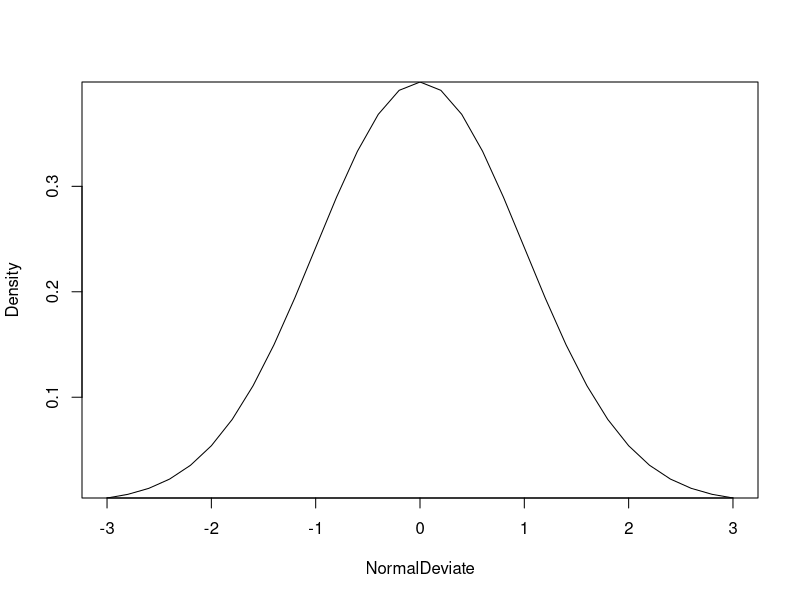

Recreate this plot in R. (Note: this script raises an error after producing the figure.)

## probability function
### density function
x = pretty(c(-3,3), 30)
y = dnorm(x)
plot(x, y, type = "l", xlab = "NormalDeviate", ylab = "Density", yaxs="i")
pnorm(1.96)   # probability distribution function
qnorm(0.9, mean = 500) # quantile function
rnorm(50, mean = 50, sd = 10)  # random sampling

set.seed(123)
runif(5)
set.seed(123)
runif(5)

### sampling multi-variant-normal
library(MASS)
options(digits = 3)
set.seed(1234)
mean = c(230.7, 146.7, 3.6)
sigma = matrix(c(15360.8, 6721.2, -47.1, 
                 6721.2, 4700.9, -16.5,
                 -47.1, -16.5, 0.3), nrow = 3, ncol = 3)
mydata = mvrnorm(500, mean, sigma)
mydata = as.data.frame(mydata)
names(mydata) = c("y", "x1", "x2")
dim(mydata)
head(mydata, n=10)

## char function
### len of chars
x = c("ab", "cde", "fghij")
length(x)
nchar(x[3])
### replace/extract subchar
x = "abcdef"
substr(x, 2, 4)
substr(x, 2, 4) = "33"
### grep some pattern
grep("A", c("b", "A", "c"), fixed = TRUE)
### function in dataframe
a = 5
sqrt(a)
b = c(1.2, 1.3, 1.5)
round(b)
c = matrix(runif(12), nrow = 3)
log(c)
mean(c)  ## mean of all elements in matrix
### mean of row/column
mydata = matrix(rnorm(30), nrow=6)
apply(mydata, 1, mean)
apply(mydata, 2, mean)
apply(mydata, 2, mean, trim=0.2)

## 5.3 solution of example --------------------------------------------
options(digits = 2)

Student<-c("John Davids","Angela Williams","Bullwinkle Moose",
           "David Jones","Janice Markhammer","Cheryl Cushing",
           "Reuven Ytzrhak","Greg Knox","Joel England","Mary Rayburn")
Math<-c(502,600,412,358,495,512,410,625,573,522)
Science<-c(95,99,80,82,75,85,80,95,89,86)
English<-c(25,22,18,15,20,28,15,30,27,18)
roster<-data.frame(Student,Math,Science,English,stringsAsFactors = F)

z = scale(roster[, 2:4])
score = apply(z, 1, mean)
# roster = cbind(roster, z, score)
roster = cbind(roster, score)
y = quantile(score, c(.8, .6, .4, .2))
roster$grade[score >= y[1]] = "A"
roster$grade[score < y[1] & score >= y[2]] = "B"
roster$grade[score < y[2] & score >= y[3]] = "C"
roster$grade[score < y[3] & score >= y[4]] = "D"
roster$grade[score <y[4]] = "F"

name = strsplit(roster$Student, " ")
lastname = sapply(name, "[", 2)
firstname = sapply(name, "[", 1)
roster = cbind(firstname, lastname, roster[, -1])

roster = roster[order(lastname, firstname), ]


## how to write script
### if-else structure
if (!is.factor(grade)) grade = as.factor(grade) else print("Grade already is a factor")

if (FALSE){
  print('yes')
} else{
  print("NO")
}
### ifelse
outcome = ifelse(score > 0.5, "Passed", "Failed")
### switch
feelings = c("sad", "afraid")
for (i in feelings)
  print(
    switch(i, 
           happy = "I am glad you are happy",
           afraid = "There is nothing to fear",
           sad = "Cheer up",
           angry = "Calm down now")
  )

### for
for (i in 1:10) print("Hello")
### while
i = 10
while(i > 0){
  print("Hello")
  i = i - 1
}

### define your function
mystats = function(x, parametric=TRUE, print=FALSE){
  if (parametric){
    center = mean(x)
    spread = sd(x)
  } else {
    center = median(x)
    spread = mad(x)
  }
  if (print & parametric){
    cat("Mean=", center, "\n", "SD=", spread, "\n")
  } else if (print & !parametric){
    cat("Median=", center, "\n", "MAD=", spread, "\n")
  }
  result = list(center=center, spread=spread)
  return(result)
}

set.seed(1234)
x = rnorm(50000)
y = mystats(x)


## intergrate and aggregate
cars = mtcars[1:5, 1:4]
### transposition
t(cars)

### aggregate
options(digits = 3)
attach(mtcars)
aggdata = aggregate(mtcars, by=list(cyl, gear), FUN = mean, na.rm=TRUE)
aggdata

### reshape
library(reshape)
originaldata = data.frame(ID=c(1,1,2,2),Time=c(1,2,1,2),X1=c(5,3,6,2),X2=c(6,5,1,4))
meltdata = melt(originaldata,id=c("ID","Time")) 

### 
mydata = data.frame(ID=c(1,1,2,2),Time=c(1,2,1,2),X1=c(5,3,0,2),X2=c(6,5,1,4))
md = melt(mydata, id=c("ID","Time"))

attach(md)
cast(md,ID~variable,mean)
cast(md,Time~variable,mean)
detach(md)
